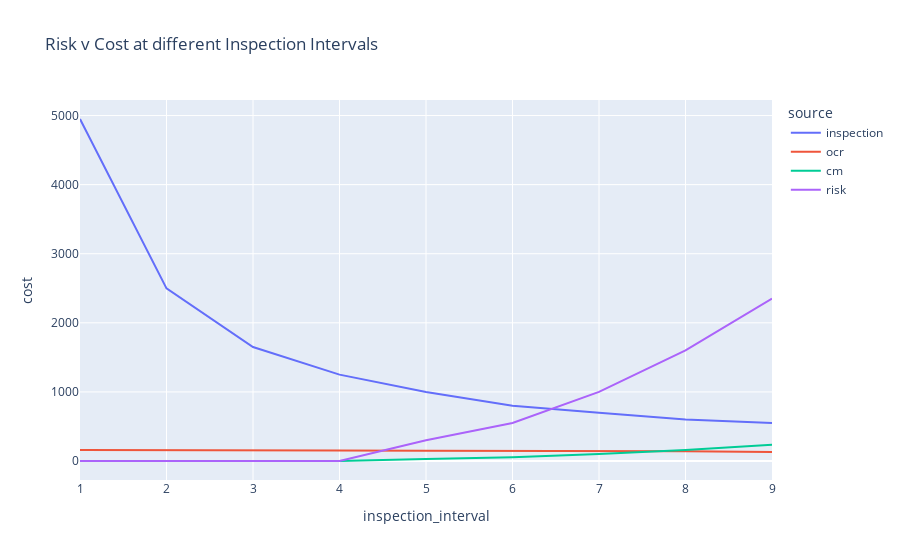

Here is the notebook cell this chart was saved with:
### Code cell
df_plot = pd.DataFrame(cost).T

df_plot = pd.melt(df_plot, id_vars=['inspection_interval'], var_name = 'source', value_name = 'cost')

fig = px.line(df_plot, x="inspection_interval", y="cost", color='source', title='Risk v Cost at different Inspection Intervals')
fig.show()

### Figure 1 — Plotly figure (JSON) as saved in the notebook; plotly's stock layout.template omitted (floating-point values rounded to 4 significant figures)
{"data": [{"hovertemplate": "source=inspection<br>inspection_interval=%{x}<br>cost=%{y}<extra></extra>", "legendgroup": "inspection", "line": {"color": "#636efa", "dash": "solid"}, "mode": "lines", "name": "inspection", "orientation": "v", "showlegend": true, "type": "scatter", "x": [1, 2, 3, 4, 5, 6, 7, 8, 9], "xaxis": "x", "y": [4950, 2498.0, 1650, 1250, 999.9, 800, 700, 600, 550], "yaxis": "y"}, {"hovertemplate": "source=ocr<br>inspection_interval=%{x}<br>cost=%{y}<extra></extra>", "legendgroup": "ocr", "line": {"color": "#EF553B", "dash": "solid"}, "mode": "lines", "name": "ocr", "orientation": "v", "showlegend": true, "type": "scatter", "x": [1, 2, 3, 4, 5, 6, 7, 8, 9], "xaxis": "x", "y": [160.1, 154.6, 148.4, 152.1, 148.5, 149.1, 148.2, 141, 130.8], "yaxis": "y"}, {"hovertemplate": "source=cm<br>inspection_interval=%{x}<br>cost=%{y}<extra></extra>", "legendgroup": "cm", "line": {"color": "#00cc96", "dash": "solid"}, "mode": "lines", "name": "cm", "orientation": "v", "showlegend": true, "type": "scatter", "x": [1, 2, 3, 4, 5, 6, 7, 8, 9], "xaxis": "x", "y": [0, 0, 0, 0, 30, 55, 100, 160, 235], "yaxis": "y"}, {"hovertemplate": "source=risk<br>inspection_interval=%{x}<br>cost=%{y}<extra></extra>", "legendgroup": "risk", "line": {"color": "#ab63fa", "dash": "solid"}, "mode": "lines", "name": "risk", "orientation": "v", "showlegend": true, "type": "scatter", "x": [1, 2, 3, 4, 5, 6, 7, 8, 9], "xaxis": "x", "y": [0, 0, 0, 0, 300, 550, 1000, 1600, 2350], "yaxis": "y"}], "layout": {"legend": {"title": {"text": "source"}, "tracegroupgap": 0}, "title": {"text": "Risk v Cost at different Inspection Intervals"}, "xaxis": {"anchor": "y", "domain": [0, 1], "title": {"text": "inspection_interval"}}, "yaxis": {"anchor": "x", "domain": [0, 1], "title": {"text": "cost"}}}}
